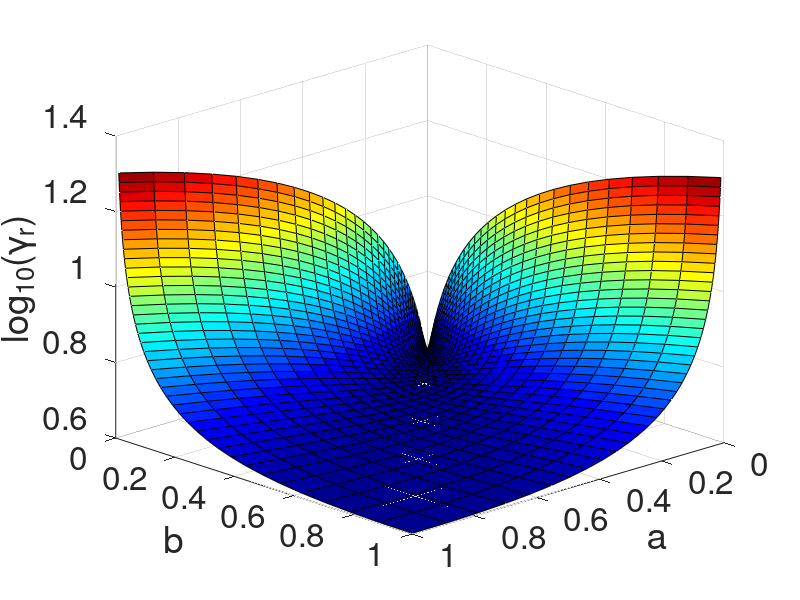

This figure's MATLAB source:
%%%
close all 

DAT.MARKERSIZE=12;
DAT.FONTSIZE=24;
DAT.LINEWIDTH=3;

ta = tb = logspace (log10(0.01), log10(1), 40)';
[aa, bb] = meshgrid (ta, tb);
GAMMA = 2*(aa+bb)./sqrt (aa.*bb);

surf (aa,bb,log10(GAMMA));
view([136.45 23.690])
colormap(jet)

hx=xlabel('a');
set (hx, "fontsize", DAT.FONTSIZE);
hy=ylabel('b');
set (hy, "fontsize", DAT.FONTSIZE);
hz=zlabel('log_{10}(\gamma_r)');
set (hz, "fontsize", DAT.FONTSIZE);
set (gca, "fontsize", DAT.FONTSIZE);

print(gcf,'section1-gammar.eps','-depsc',['-F:' num2str(DAT.FONTSIZE)])
